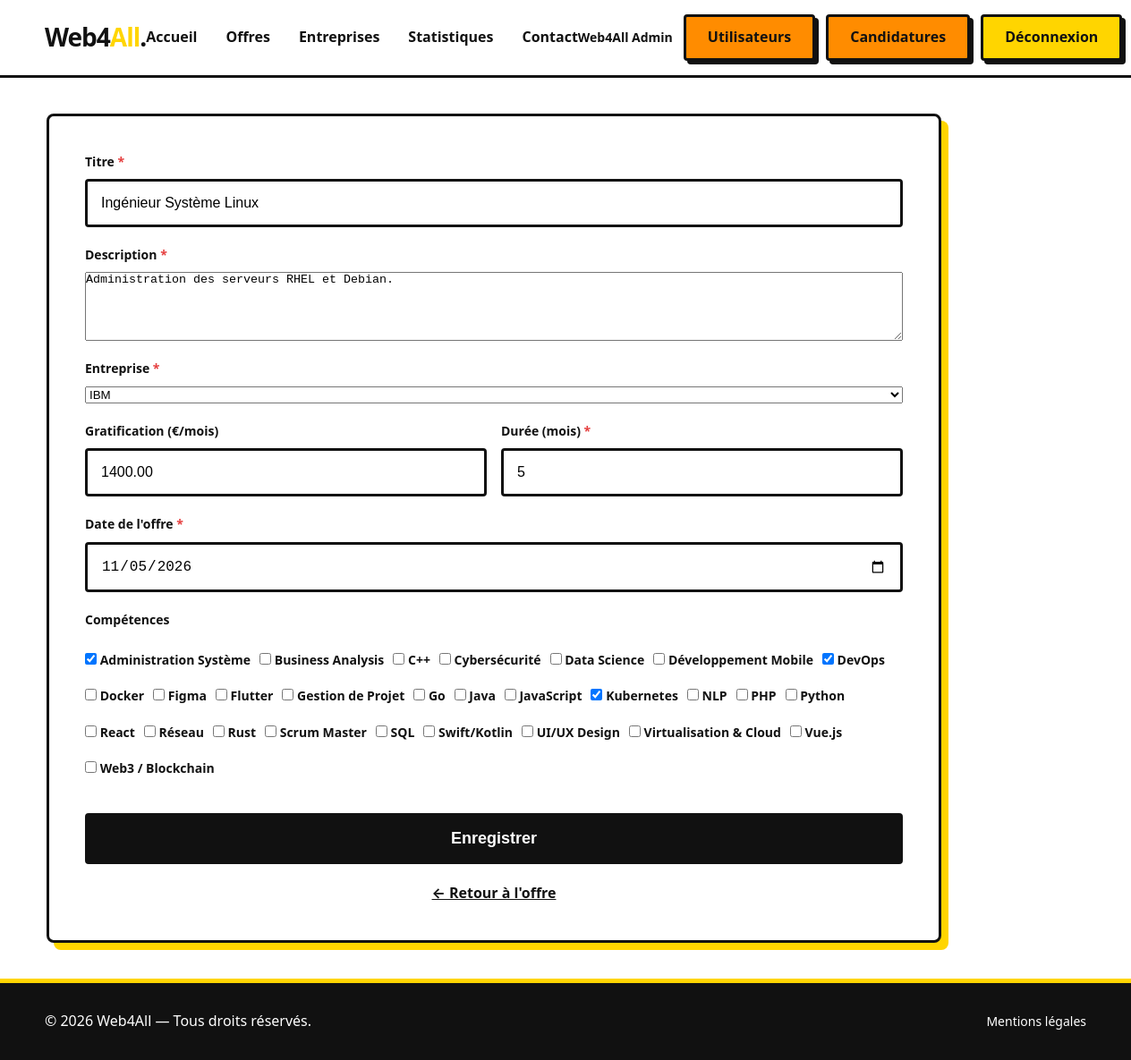
/offres/50/modifier (signed in), run on the app's committed database.
### tables this page shows
CREATE TABLE IF NOT EXISTS offres (
    id INT AUTO_INCREMENT PRIMARY KEY,
    titre VARCHAR(255),
    description TEXT,
    remuneration DECIMAL(8,2),
    duree INT,
    nb_candidatures INT DEFAULT 0,
    date_offre DATE,
    id_entreprise INT,
    FOREIGN KEY (id_entreprise) REFERENCES entreprises(id) ON DELETE CASCADE
);

CREATE TABLE IF NOT EXISTS competences (
    id INT AUTO_INCREMENT PRIMARY KEY,
    nom VARCHAR(100)
);

### app/controllers/offrecontroller.php (called while the page is built, shortened)
<?php
require_once __DIR__ . '/../models/offre.php';
require_once __DIR__ . '/../models/competence.php';
require_once __DIR__ . '/../models/entreprise.php';
class OffreController
{
    private Offre      $offreModel;
    private Competence $competenceModel;
    private Entreprise $entrepriseModel;
    public function __construct()
    {
        $this->offreModel      = new Offre();
        $this->competenceModel = new Competence();
        $this->entrepriseModel = new Entreprise();
    }
    public function edit(int $id): void
    {
        $offre       = $this->offreModel->findById($id);
        $entreprises = $this->entrepriseModel->findAll();
        $competences = $this->competenceModel->findAll();
        $competencesSelectionnees = array_column($offre['competences'], 'id');
        require __DIR__ . '/../views/offres/edit.php';
    }
}

### config/database.php (called while the page is built)
<?php
class Database
{
    private static ?Database $instance = null;
    private PDO $connection;
    private function __construct()
    {
        $this->connection = new PDO(
            'mysql:host=localhost;dbname=projet_web;charset=utf8',
            'web4all',
            'Web4All2026!',
            [PDO::ATTR_ERRMODE => PDO::ERRMODE_EXCEPTION]
        );
    }
    public static function getInstance(): Database
    {
        if (self::$instance === null) {
            self::$instance = new Database();
        }
        return self::$instance;
    }
    public function getConnection(): PDO
    {
        return $this->connection;
    }
}

### app/models/offre.php (called while the page is built, shortened)
<?php
require_once __DIR__ . '/../../config/database.php';
class Offre
{
    private PDO $db;
    public function __construct()
    {
        $this->db = Database::getInstance()->getConnection();
    }
    public function findById(int $id): ?array
    {
        $stmt = $this->db->prepare(
            'SELECT o.*, e.nom AS entreprise_nom, e.ville AS entreprise_ville,
                    e.id AS entreprise_id
             FROM offres o
             JOIN entreprises e ON o.id_entreprise = e.id
             WHERE o.id = :id
             LIMIT 1'
        );
        $stmt->execute([':id' => $id]);
        $offre = $stmt->fetch(PDO::FETCH_ASSOC);
        $offre['competences'] = $this->getCompetences($id);
        return $offre;
    }
    public function getCompetences(int $idOffre): array
    {
        $stmt = $this->db->prepare(
            'SELECT c.id, c.nom FROM competences c
             JOIN offre_competences oc ON c.id = oc.id_competence
             WHERE oc.id_offre = :id'
        );
        $stmt->execute([':id' => $idOffre]);
        return $stmt->fetchAll(PDO::FETCH_ASSOC);
    }
}

### app/models/entreprise.php (called while the page is built, shortened)
<?php
require_once __DIR__ . '/../../config/database.php';
class Entreprise
{
    private PDO $db;
    public function __construct()
    {
        $this->db = Database::getInstance()->getConnection();
    }
    public function findAll(): array
    {
        return $this->db->query('SELECT * FROM entreprises ORDER BY nom')
                        ->fetchAll(PDO::FETCH_ASSOC);
    }
}

### app/models/competence.php (called while the page is built, shortened)
<?php
require_once __DIR__ . '/../../config/database.php';
class Competence
{
    private PDO $db;
    public function __construct()
    {
        $this->db = Database::getInstance()->getConnection();
    }
    public function findAll(): array
    {
        return $this->db->query('SELECT * FROM competences ORDER BY nom')
                        ->fetchAll(PDO::FETCH_ASSOC);
    }
}

### app/views/offres/edit.php (the view, shortened to what this page needs)
<?php
require __DIR__ . '/../layout/header.php';
?>
<main class="page-container">
    <section class="login-container">
        <div class="login-box" style="max-width: 1000px;>
            <h1>Modifier l'offre</h1>
            <form method="POST" action="/offres/<?= (int)$offre['id'] ?>/modifier">
                <div class="input-group">
                    <label for="titre">Titre <span class="required">*</span></label>
                    <input type="text" id="titre" name="titre" required
                           value="<?= htmlspecialchars($offre['titre'], ENT_QUOTES, 'UTF-8') ?>">
                </div>
                <div class="input-group">
                    <label for="description">Description <span class="required">*</span></label>
                    <textarea id="description" name="description" rows="5" required><?= htmlspecialchars($offre['description'], ENT_QUOTES, 'UTF-8') ?></textarea>
                </div>
                <div class="input-group">
                    <label for="id_entreprise">Entreprise <span class="required">*</span></label>
                    <select id="id_entreprise" name="id_entreprise" required>
                        <?php foreach ($entreprises as $ent): ?>
                            <option value="<?= (int)$ent['id'] ?>"
                                <?= (int)$offre['entreprise_id'] === (int)$ent['id'] ? 'selected' : '' ?>>
                                <?= htmlspecialchars($ent['nom'], ENT_QUOTES, 'UTF-8') ?>
                            </option>
                        <?php endforeach; ?>
                    </select>
                </div>
                <div class="input-row">
                    <div class="input-group">
                        <label for="remuneration">Gratification (€/mois)</label>
                        <input type="number" id="remuneration" name="remuneration" min="0" step="0.01"
                               value="<?= htmlspecialchars($offre['remuneration'], ENT_QUOTES, 'UTF-8') ?>">
                    </div>
                    <div class="input-group">
                        <label for="duree">Durée (mois) <span class="required">*</span></label>
                        <input type="number" id="duree" name="duree" min="1" required
                               value="<?= (int)$offre['duree'] ?>">
                    </div>
                </div>
                <div class="input-group">
                    <label for="date_offre">Date de l'offre <span class="required">*</span></label>
                    <input type="date" id="date_offre" name="date_offre" required
                           value="<?= htmlspecialchars($offre['date_offre'], ENT_QUOTES, 'UTF-8') ?>">
                </div>
                <div class="input-group">
                    <label>Compétences</label>
                    <div class="tags">
                        <?php foreach ($competences as $comp): ?>
                            <label class="tag-checkbox">
                                <input type="checkbox" name="competences[]" value="<?= (int)$comp['id'] ?>"
                                    <?= in_array((int)$comp['id'], $competencesSelectionnees) ? 'checked' : '' ?>>
                                <?= htmlspecialchars($comp['nom'], ENT_QUOTES, 'UTF-8') ?>
                            </label>
                        <?php endforeach; ?>
                    </div>
                </div>
                <button type="submit" class="btn-submit">Enregistrer</button>
            <div class="login-links">
                <a href="/offres/<?= (int)$offre['id'] ?>">← Retour à l'offre</a>
            </div>
        </div>
    </section>
</main>
<?php require __DIR__ . '/../layout/footer.php'; ?>

### public/index.php (shortened to what this page needs)
<?php
class Router
{
    private array $routes = [];
    public function get(string $path, string $callback): void
    {
        $this->routes['GET'][$path] = $callback;
    }
    public function post(string $path, string $callback): void
    {
        $this->routes['POST'][$path] = $callback;
    }
    public function run(): void
    {
        $method = $_SERVER['REQUEST_METHOD'];
        $path   = parse_url($_SERVER['REQUEST_URI'], PHP_URL_PATH);
        foreach ($this->routes[$method] as $routePath => $callback) {
            $regex = "@^" . preg_replace('/\{[a-zA-Z0-9]+\}/', '([a-zA-Z0-9]+)', $routePath) . "$@";
            if (preg_match($regex, $path, $matches)) {
                array_shift($matches);
                $matches = array_map(fn($m) => is_numeric($m) ? (int)$m : $m, $matches);
                [$controllerName, $methodName] = explode('@', $callback);
                $controller = new $controllerName();
                call_user_func_array([$controller, $methodName], $matches);
                return;
            }
        }
    }
}
$router = new Router();
$router->get('/', 'HomeController@index');
$router->get('/api/offres/autocomplete-titre', 'OffreController@autocompleteTitre');
$router->get('/api/offres/autocomplete-ville', 'OffreController@autocompleteVille');
$router->get('/offres',                      'OffreController@index');
$router->get('/offres/creer',                'OffreController@create');
$router->post('/offres/creer',               'OffreController@create');
$router->get('/offres/{id}',                 'OffreController@show');
$router->get('/offres/{id}/modifier',        'OffreController@edit');
$router->post('/offres/{id}/modifier',       'OffreController@edit');
$router->post('/offres/{id}/supprimer',      'OffreController@delete');
$router->get('/offres/{id}/postuler',        'CandidatureController@form');
$router->post('/offres/{id}/postuler',       'CandidatureController@postuler');
$router->get('/api/entreprises/autocomplete',  'EntrepriseController@autocomplete');
$router->get('/api/entreprises/autocomplete-ville', 'EntrepriseController@autocompleteVille');
$router->get('/entreprises',                 'EntrepriseController@index');
$router->get('/entreprises/creer',           'EntrepriseController@create');
$router->post('/entreprises/creer',          'EntrepriseController@create');
$router->get('/entreprises/{id}',            'EntrepriseController@show');
$router->get('/entreprises/{id}/modifier',   'EntrepriseController@edit');
$router->post('/entreprises/{id}/modifier',  'EntrepriseController@edit');
$router->post('/entreprises/{id}/supprimer', 'EntrepriseController@delete');
$router->post('/entreprises/{id}/evaluer',   'EntrepriseController@evaluer');
$router->get('/candidatures',                'CandidatureController@index');
$router->post('/candidatures/{id}/supprimer', 'CandidatureController@supprimer');
$router->get('/wishlist',                    'WishlistController@index');
$router->post('/wishlist/toggle',            'WishlistController@toggle');
$router->get('/login',                       'AuthController@loginForm');
$router->post('/login',                      'AuthController@login');
$router->get('/logout',                      'AuthController@logout');
$router->get('/register',                    'RegisterController@registerForm');
$router->post('/register',                   'RegisterController@register');
$router->get('/utilisateurs',                'UserController@index');
$router->get('/utilisateurs/{id}/modifier',  'UserController@edit');
$router->post('/utilisateurs/{id}/modifier', 'UserController@edit');
$router->post('/utilisateurs/{id}/supprimer','UserController@delete');
$router->get('/statistiques',                'StatistiquesController@index');
$router->get('/contact',                     'ContactController@index');
$router->post('/contact',                    'ContactController@index');
$router->get('/mentions-legales',            'MentionsController@index');
$router->run();

### app/views/layout/header.php (shortened to what this page needs)
<!DOCTYPE html>
<html lang="fr">
<head>
    <link rel="stylesheet" href="/css/style.css">
</head>
<body>
    <header class="navbar">
        <div class="logo">
            <a href="/" class="logo-link">
                <h2>Web4<span class="highlight">All</span>.</h2>
            </a>
        </div>
        <nav class="nav-links" id="nav-links" aria-label="Navigation principale">
            <ul>
                <li><a href="/">Accueil</a></li>
                <li><a href="/offres">Offres</a></li>
                <li><a href="/entreprises">Entreprises</a></li>
                <li><a href="/statistiques">Statistiques</a></li>
                <li><a href="/contact">Contact</a></li>
            </ul>
        </nav>
        <div class="nav-actions">
            <?php if (isset($_SESSION['user_id'])): ?>
                <span class="nav-username">
                    <?= htmlspecialchars($_SESSION['prenom'] . ' ' . $_SESSION['nom']) ?>
                </span>
                <?php if (($_SESSION['role'] ?? '') === 'admin'): ?>
                    <a href="/utilisateurs" class="btn-orange">Utilisateurs</a>
                    <a href="/candidatures" class="btn-orange">Candidatures</a>
                <?php endif; ?>
                    <a href="/logout" class="btn-primary">Déconnexion</a>
                <?php else: ?>
                    <a href="/register" class="btn-orange">S'inscrire</a>
                    <a href="/login" class="btn-primary">Connexion</a>
            <?php endif; ?>
        </div>
    </header>

### app/views/layout/footer.php (shortened to what this page needs)
    <footer class="main-footer">
        <div class="footer-content">
            <p>&copy; 2026 Web4All — Tous droits réservés.</p>
            <div class="footer-links">
                <a href="/mentions-legales">Mentions légales</a>
            </div>
        </div>
    </footer>
</body>
</html>

### data on the page
offres: titre "Ingénieur Système Linux", description "Administration des serveurs RHEL et Debian.", remuneration "1400.00", duree "5", date_offre "11/05/2026"
competences: id "☑", nom "Administration Système"
competences: nom "Business Analysis"
competences: nom "C++"
competences: nom "Cybersécurité"
competences: nom "Data Science"
competences: nom "Développement Mobile"
competences: id "☑", nom "DevOps"
competences: nom "Docker"
competences: nom "Figma"
competences: nom "Flutter"
competences: nom "Gestion de Projet"
competences: nom "Go"
competences: nom "Java"
competences: nom "JavaScript"
competences: id "☑", nom "Kubernetes"
competences: nom "NLP"
competences: nom "PHP"
competences: nom "Python"
competences: nom "React"
competences: nom "Réseau"
competences: nom "Rust"
competences: nom "Scrum Master"
competences: nom "SQL"
competences: nom "Swift/Kotlin"
competences: nom "UI/UX Design"
competences: nom "Virtualisation & Cloud"
competences: nom "Vue.js"
competences: nom "Web3 / Blockchain"

### other printed values
form field id_entreprise "IBM"
